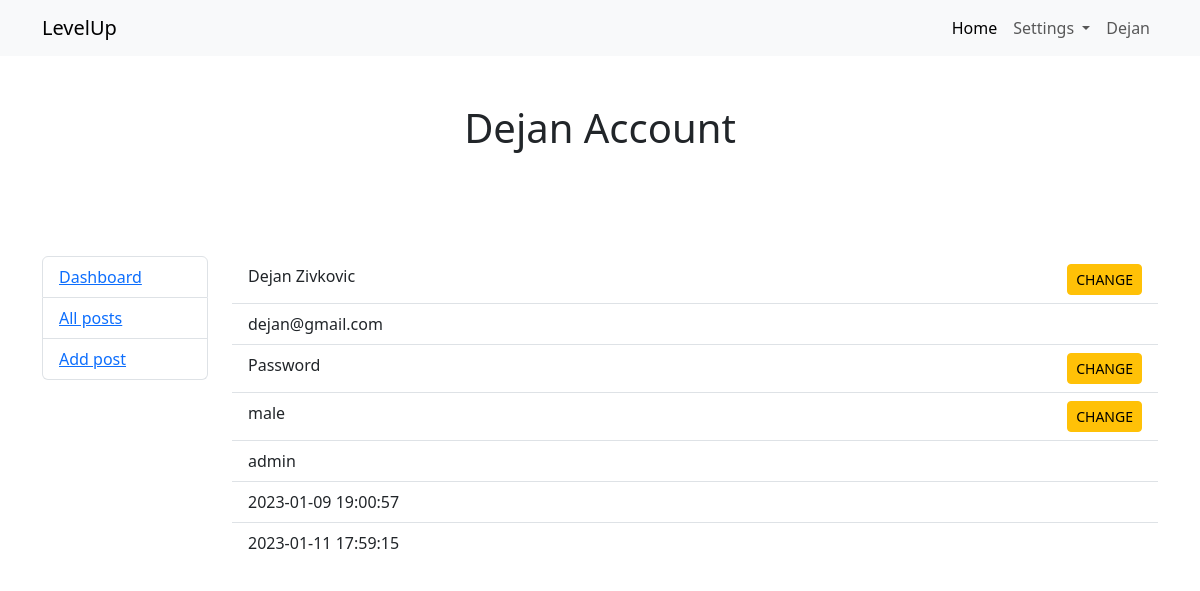
Page /user/account.php (signed in) on the committed database.
### tables this page shows
CREATE TABLE `users` (
  `id` int(11) NOT NULL,
  `first_name` varchar(50) NOT NULL,
  `last_name` varchar(50) NOT NULL,
  `email` varchar(60) NOT NULL,
  `password` varchar(60) NOT NULL,
  `gender` varchar(10) NOT NULL,
  `role` varchar(10) NOT NULL,
  `created_at` timestamp NOT NULL DEFAULT current_timestamp(),
  `update_at` timestamp NULL DEFAULT NULL
);

### user/account.php (called while the page is built, shortened)
<?php
require "../core/init.php";
$user = $Users->getUser($_SESSION["id"]);
require "views/account.view.php";

### core/Users.php (called while the page is built, shortened)
<?php
class Users extends Connection
{
    public function getUser($id)
    {
        $sql = "SELECT * FROM users WHERE id = :id";
        $query = $this->db->prepare($sql);
        $query->execute(["id" => $id]);
        return $query->fetch(PDO::FETCH_OBJ);
    }
}
$Users = new Users(config);

### core/Connection.php (called while the page is built, shortened)
<?php
class Connection
{
    public function __construct($config)
    {
        try {
            $this->db = new PDO("mysql:host=" . $config["host"] . ";dbname=" . $config["database"], $config["user"], $config["password"]);
        } catch (PDOException $err) {
            die($err->getMessage());
        }
    }
}

### user/views/account.view.php (the view)
<?php require "includes/top.php" ?>
<?php require "includes/navbar.php" ?>
    <div class="container">
        <h1 class="text-center py-5"><?php echo $user->first_name ?> Account</h1>
        <div class="row py-5">
            <div class="col-md-2">
                <?php require "includes/sidebar.php" ?>
            </div>
            <div class="col-md-10">
                <ul class="list-group list-group-flush">
                    <li class="list-group-item"><?php echo $user->first_name . " " . $user->last_name ?>
                        <a href="user/change_name.php"
                           class="btn btn-sm btn-warning float-end">CHANGE</a>
                    </li>
                    <li class="list-group-item"><?php echo $user->email ?></li>
                    <li class="list-group-item">Password
                        <a href="user/change_password.php"
                           class="btn btn-sm btn-warning float-end">CHANGE</a>
                    </li>
                    <li class="list-group-item">
                        <?php echo $user->gender; ?>
                        <a href="user/change_gender.php?gender=<?php echo $user->gender ?>"
                           class="btn btn-sm btn-warning float-end">CHANGE</a>
                    </li>
                    <li class="list-group-item"><?php echo $user->role ?></li>
                    <li class="list-group-item"><?php echo $user->created_at ?></li>
                    <li class="list-group-item"><?php echo $user->update_at ?></li>
                </ul>
            </div>
        </div>
    </div>
<?php require "includes/bottom.php" ?>

### user/views/includes/navbar.php (shortened to what this page needs)
<nav class="navbar navbar-expand-lg bg-body-tertiary">
    <div class="container">
        <a class="navbar-brand" href="#">LevelUp</a>
        <div class="collapse navbar-collapse" id="navbarNav">
            <ul class="navbar-nav ms-auto">
                <li class="nav-item">
                    <a class="nav-link active" aria-current="page" href="#">Home</a>
                </li>
                <?php if (isset($user->id)): ?>
                    <li class="nav-item dropdown">
                        <a class="nav-link dropdown-toggle" href="#" role="button" data-bs-toggle="dropdown"
                           aria-expanded="false">
                            Settings
                        </a>
                    </li>
                    <li class="nav-item">
                        <a class="nav-link" href="user/home.php"><?php echo $user->first_name ?></a>
                    </li>
                <?php endif; ?>
            </ul>
        </div>
    </div>
</nav>

### rows in the picture
users: first_name "Dejan", last_name "Zivkovic", email "dejan@gmail.com", gender "male", role "admin", created_at "2023-01-09 19:00:57", update_at "2023-01-11 17:59:15"
